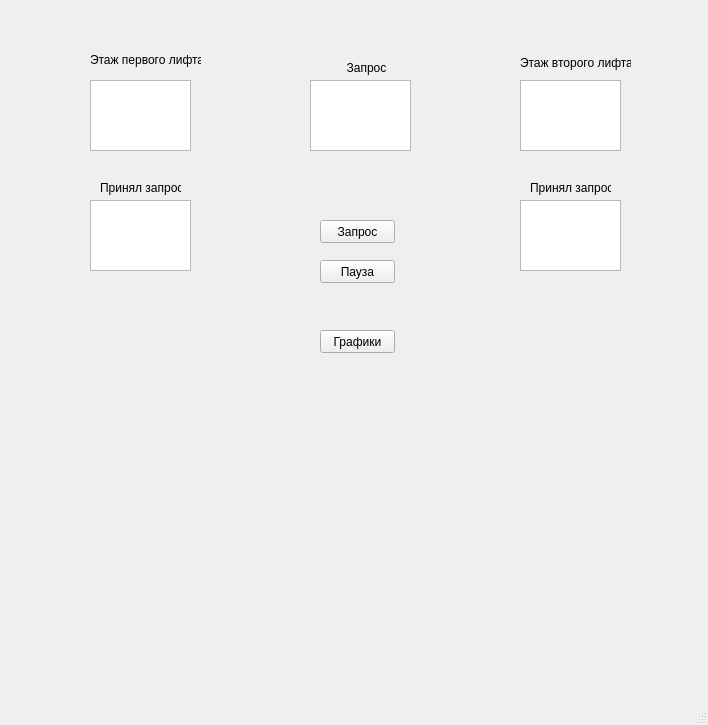
<?xml version="1.0" encoding="UTF-8"?>
<ui version="4.0">
 <class>MainWindow</class>
 <widget class="QMainWindow" name="MainWindow">
  <property name="geometry">
   <rect>
    <x>0</x>
    <y>0</y>
    <width>708</width>
    <height>725</height>
   </rect>
  </property>
  <property name="windowTitle">
   <string>MainWindow</string>
  </property>
  <widget class="QWidget" name="centralwidget">
   <widget class="QPushButton" name="pushButton">
    <property name="geometry">
     <rect>
      <x>320</x>
      <y>220</y>
      <width>75</width>
      <height>23</height>
     </rect>
    </property>
    <property name="text">
     <string>Запрос</string>
    </property>
   </widget>
   <widget class="QLabel" name="label_2">
    <property name="geometry">
     <rect>
      <x>520</x>
      <y>53</y>
      <width>111</width>
      <height>20</height>
     </rect>
    </property>
    <property name="text">
     <string>Этаж второго лифта</string>
    </property>
   </widget>
   <widget class="QLabel" name="label_3">
    <property name="geometry">
     <rect>
      <x>530</x>
      <y>180</y>
      <width>81</width>
      <height>16</height>
     </rect>
    </property>
    <property name="text">
     <string>Принял запрос</string>
    </property>
   </widget>
   <widget class="QLabel" name="label_4">
    <property name="geometry">
     <rect>
      <x>340</x>
      <y>60</y>
      <width>51</width>
      <height>16</height>
     </rect>
    </property>
    <property name="text">
     <string>  Запрос</string>
    </property>
   </widget>
   <widget class="QLabel" name="label_5">
    <property name="geometry">
     <rect>
      <x>90</x>
      <y>50</y>
      <width>111</width>
      <height>20</height>
     </rect>
    </property>
    <property name="text">
     <string>Этаж первого лифта</string>
    </property>
   </widget>
   <widget class="QLabel" name="label_6">
    <property name="geometry">
     <rect>
      <x>100</x>
      <y>180</y>
      <width>81</width>
      <height>16</height>
     </rect>
    </property>
    <property name="text">
     <string>Принял запрос</string>
    </property>
   </widget>
   <widget class="QPushButton" name="pushButton_2">
    <property name="geometry">
     <rect>
      <x>320</x>
      <y>260</y>
      <width>75</width>
      <height>23</height>
     </rect>
    </property>
    <property name="text">
     <string>Пауза</string>
    </property>
   </widget>
   <widget class="QTextBrowser" name="level1">
    <property name="geometry">
     <rect>
      <x>90</x>
      <y>80</y>
      <width>101</width>
      <height>71</height>
     </rect>
    </property>
    <property name="font">
     <font>
      <pointsize>14</pointsize>
     </font>
    </property>
   </widget>
   <widget class="QTextBrowser" name="hey">
    <property name="geometry">
     <rect>
      <x>310</x>
      <y>80</y>
      <width>101</width>
      <height>71</height>
     </rect>
    </property>
    <property name="font">
     <font>
      <pointsize>14</pointsize>
     </font>
    </property>
   </widget>
   <widget class="QTextBrowser" name="level2">
    <property name="geometry">
     <rect>
      <x>520</x>
      <y>80</y>
      <width>101</width>
      <height>71</height>
     </rect>
    </property>
    <property name="font">
     <font>
      <pointsize>14</pointsize>
     </font>
    </property>
   </widget>
   <widget class="QTextBrowser" name="add2">
    <property name="geometry">
     <rect>
      <x>520</x>
      <y>200</y>
      <width>101</width>
      <height>71</height>
     </rect>
    </property>
    <property name="font">
     <font>
      <pointsize>14</pointsize>
     </font>
    </property>
   </widget>
   <widget class="QTextBrowser" name="add1">
    <property name="geometry">
     <rect>
      <x>90</x>
      <y>200</y>
      <width>101</width>
      <height>71</height>
     </rect>
    </property>
    <property name="font">
     <font>
      <pointsize>14</pointsize>
     </font>
    </property>
   </widget>
   <widget class="QPushButton" name="pushButton_3">
    <property name="geometry">
     <rect>
      <x>320</x>
      <y>330</y>
      <width>75</width>
      <height>23</height>
     </rect>
    </property>
    <property name="text">
     <string>Графики</string>
    </property>
   </widget>
   <widget class="QWidget" name="gridLayoutWidget">
    <property name="geometry">
     <rect>
      <x>40</x>
      <y>390</y>
      <width>291</width>
      <height>271</height>
     </rect>
    </property>
    <layout class="QGridLayout" name="grid"/>
   </widget>
   <widget class="QCustomPlot" name="widget" native="true">
    <property name="geometry">
     <rect>
      <x>410</x>
      <y>390</y>
      <width>271</width>
      <height>271</height>
     </rect>
    </property>
   </widget>
  </widget>
  <widget class="QMenuBar" name="menubar">
   <property name="geometry">
    <rect>
     <x>0</x>
     <y>0</y>
     <width>708</width>
     <height>21</height>
    </rect>
   </property>
  </widget>
  <widget class="QStatusBar" name="statusbar"/>
 </widget>
 <customwidgets>
  <customwidget>
   <class>QCustomPlot</class>
   <extends>QWidget</extends>
   <header>qcustomplot.h</header>
   <container>1</container>
  </customwidget>
 </customwidgets>
 <resources/>
 <connections/>
</ui>
